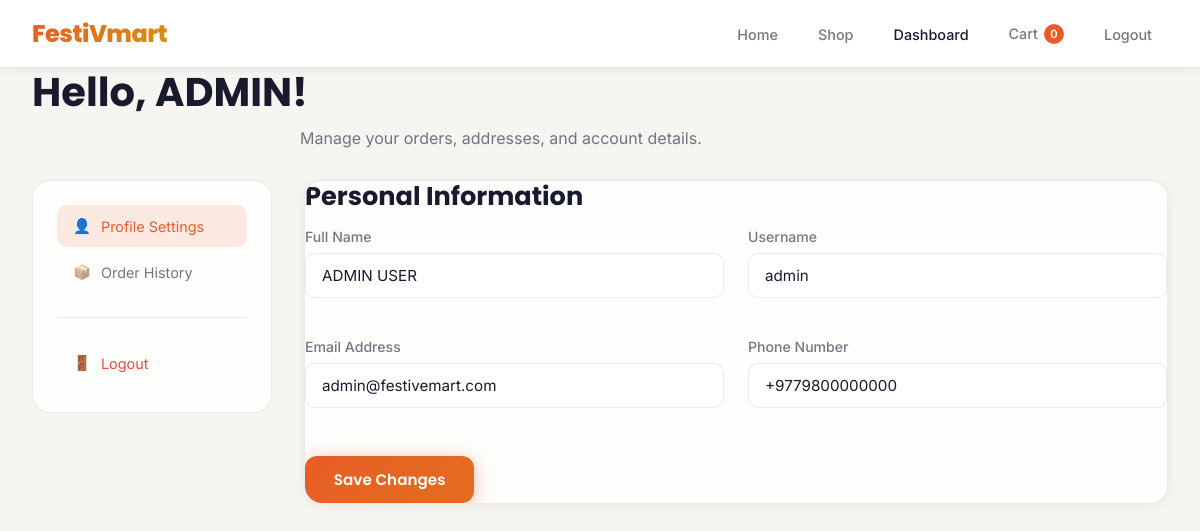
Page /customer/account.php (signed in) on the committed database.
### tables this page shows
CREATE TABLE users (
    id INT AUTO_INCREMENT PRIMARY KEY,
    full_name VARCHAR(150) NOT NULL,
    username VARCHAR(50) NOT NULL UNIQUE,
    email VARCHAR(150) NOT NULL UNIQUE,
    phone VARCHAR(20) NOT NULL UNIQUE,
    password VARCHAR(255) NOT NULL,
    role ENUM('admin','customer') DEFAULT 'customer',
    created_at TIMESTAMP DEFAULT CURRENT_TIMESTAMP
);

### includes/functions.php (called while the page is built, shortened)
<?php
require_once __DIR__ . '/header.php';
function getCartCount()
{
    global $pdo;
    $s = $pdo->prepare("SELECT COALESCE(SUM(quantity),0) FROM cart WHERE user_id = ?");
    $s->execute([$_SESSION['user_id']]);
    return (int) $s->fetchColumn();
}

### customer/account.php (the view, shortened to what this page needs)
<?php
require_once __DIR__ . '/../includes/functions.php';
$user_id = $_SESSION['user_id'];
$s = $pdo->prepare("SELECT * FROM users WHERE id = ?");
$s->execute([$user_id]);
$user = $s->fetch();
$tab = $_GET['tab'] ?? 'profile';
?>
<!DOCTYPE html>
<html lang="en">
<head>
    <link rel="stylesheet" href="../assets/css/style.css">
</head>
<body>
    <nav class="navbar scrolled">
        <a href="../homepage.php" class="navbar-brand">FestiVmart</a>
        <ul class="nav-links">
            <li><a href="../homepage.php">Home</a></li>
            <li><a href="shop.php">Shop</a></li>
            <li><a href="account.php" class="active">Dashboard</a></li>
            <li><a href="cart.php" class="cart-badge">Cart <span class="cart-count">
                        <?php echo getCartCount(); ?>
                    </span></a></li>
            <li><a href="../auth/logout.php">Logout</a></li>
        </ul>
    </nav>
    <div class="page-wrapper container section">
        <div class="section-header" style="text-align: left; margin-bottom: 2rem;">
            <h2>Hello,
                <?php echo htmlspecialchars(explode(' ', $user['full_name'])[0]); ?>!
            </h2>
            <p>Manage your orders, addresses, and account details.</p>
        </div>
        <div class="account-grid">
            <aside class="account-sidebar">
                <div class="account-nav-link <?php echo $tab === 'profile' ? 'active' : ''; ?>" data-target="panel-profile">
                    <span>👤</span> Profile Settings
                </div>
                <div class="account-nav-link <?php echo $tab === 'orders' ? 'active' : ''; ?>" data-target="panel-orders">
                    <span>📦</span> Order History
                </div>
                <div class="divider"></div>
                <a href="../auth/logout.php" class="account-nav-link" style="color: #e74c3c;">
                    <span>🚪</span> Logout
                </a>
            </aside>
            <main>
                <div id="panel-profile" class="account-panel <?php echo $tab === 'profile' ? 'active' : ''; ?>">
                    <div class="card p-3">
                        <h3 class="mb-2">Personal Information</h3>
                        <form action="account.php?tab=profile" method="POST">
                            <div class="grid-2 mb-2">
                                <div class="form-group mb-0">
                                    <label class="form-label">Full Name</label>
                                    <input type="text" name="full_name" class="form-control"
                                        value="<?php echo htmlspecialchars($user['full_name']); ?>" required>
                                </div>
                                <div class="form-group mb-0">
                                    <label class="form-label">Username</label>
                                    <input type="text" class="form-control"
                                        value="<?php echo htmlspecialchars($user['username']); ?>" disabled>
                                </div>
                            </div>
                            <div class="grid-2 mb-3">
                                <div class="form-group mb-0">
                                    <label class="form-label">Email Address</label>
                                    <input type="email" name="email" class="form-control"
                                        value="<?php echo htmlspecialchars($user['email']); ?>" required>
                                </div>
                                <div class="form-group mb-0">
                                    <label class="form-label">Phone Number</label>
                                    <input type="text" name="phone" class="form-control"
                                        value="<?php echo htmlspecialchars($user['phone']); ?>" required>
                                </div>
                            </div>
                            <button type="submit" class="btn btn-primary">Save Changes</button>
                        </form>
                    </div>
                </div>
            </main>
        </div>
    </div>
</body>
</html>

### rows in the picture
users: full_name "ADMIN", full_name "ADMIN USER", username "admin", email "admin@festivemart.com", phone "+9779800000000"

### other values in the picture
getCartCount() "0"
